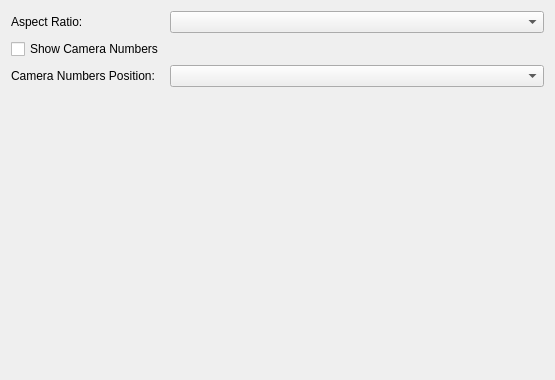
<ui version="4.0" >
 <class>CameraConfigWidget</class>
 <widget class="QWidget" name="CameraConfigWidget" >
  <property name="geometry" >
   <rect>
    <x>0</x>
    <y>0</y>
    <width>555</width>
    <height>380</height>
   </rect>
  </property>
  <property name="windowTitle" >
   <string>Form</string>
  </property>
  <layout class="QFormLayout" name="formLayout" >
   <item row="0" column="0" >
    <widget class="QLabel" name="label" >
     <property name="text" >
      <string>Aspect Ratio:</string>
     </property>
    </widget>
   </item>
   <item row="0" column="1" >
    <widget class="QComboBox" name="m_aspectRatioComboBox" />
   </item>
   <item row="1" column="0" >
    <widget class="QCheckBox" name="m_showCameraNumbersCheckBox" >
     <property name="text" >
      <string>Show Camera Numbers</string>
     </property>
    </widget>
   </item>
   <item row="2" column="0" >
    <widget class="QLabel" name="label_2" >
     <property name="text" >
      <string>Camera Numbers Position:</string>
     </property>
    </widget>
   </item>
   <item row="2" column="1" >
    <widget class="QComboBox" name="m_cameraNumbersPositionComboBox" />
   </item>
  </layout>
 </widget>
 <resources/>
 <connections>
  <connection>
   <sender>m_showCameraNumbersCheckBox</sender>
   <signal>toggled(bool)</signal>
   <receiver>m_cameraNumbersPositionComboBox</receiver>
   <slot>setEnabled(bool)</slot>
   <hints>
    <hint type="sourcelabel" >
     <x>211</x>
     <y>147</y>
    </hint>
    <hint type="destinationlabel" >
     <x>355</x>
     <y>180</y>
    </hint>
   </hints>
  </connection>
 </connections>
</ui>
